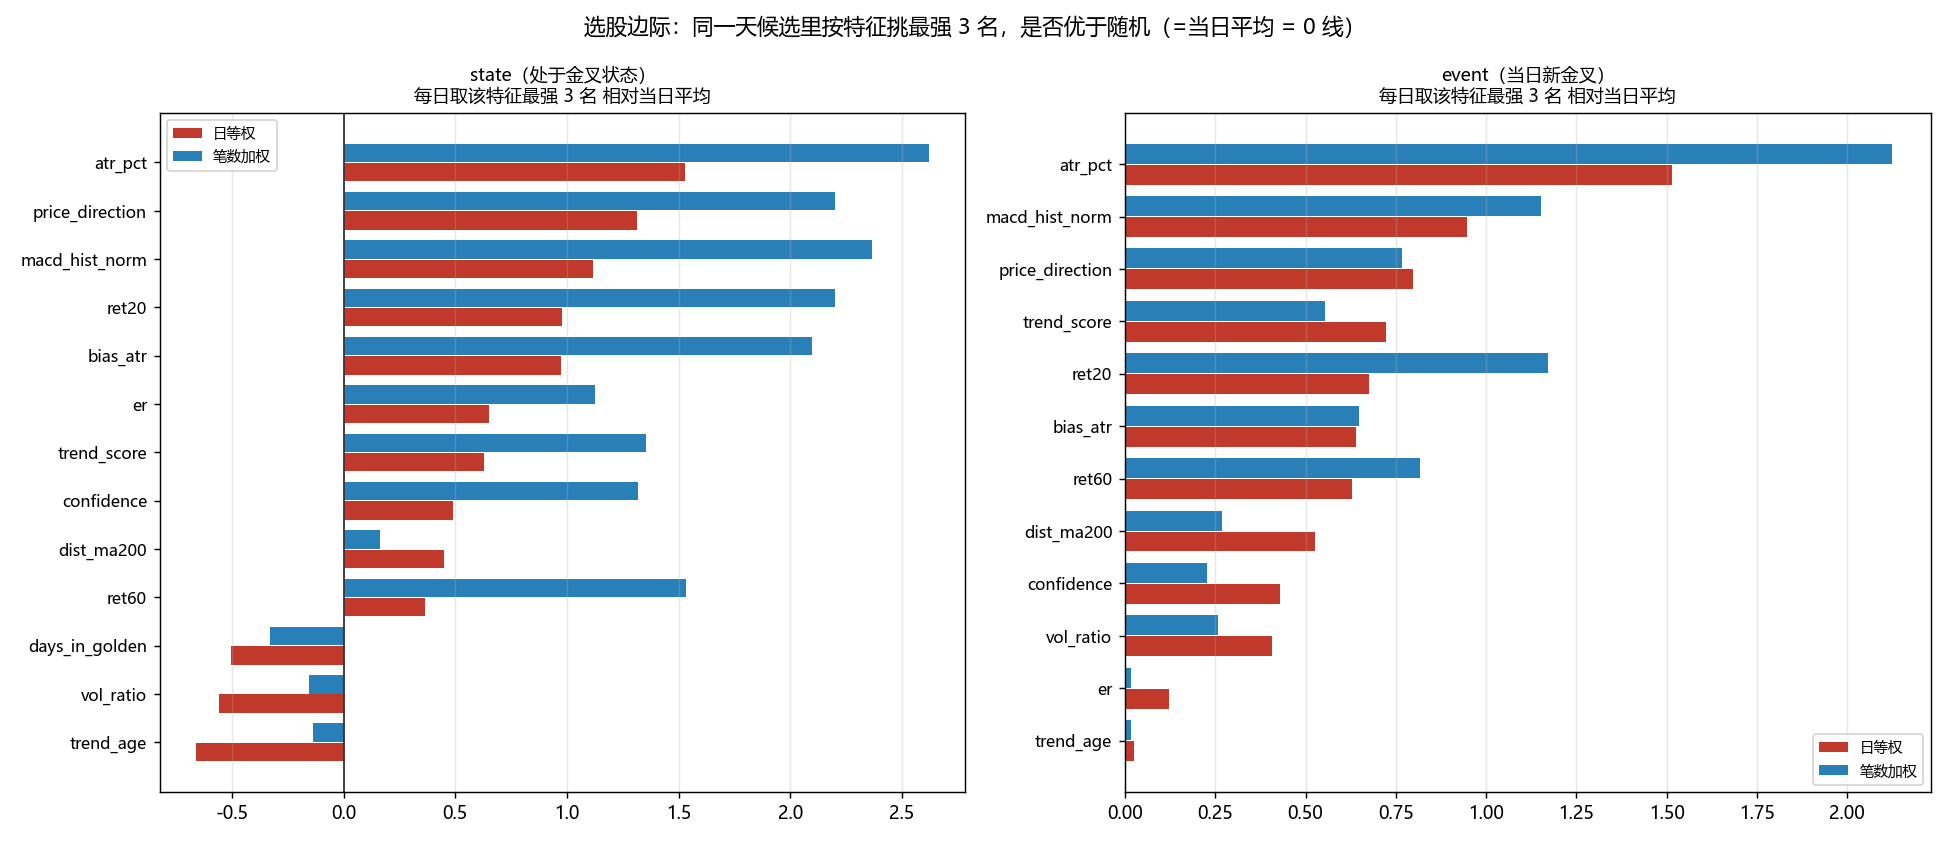

This chart was generated by the following Python code:
"""选股边际（selection edge）：直接回答「每天按这个特征挑前几名，到底有没有用」。

口径设计（关键）：
  - 只做**日内横截面**：同一天的候选互相比较，再对交易日等权平均。
    这是选股决策的真实形态（"今天这批候选里挑谁"），也是唯一能排除
    「市场涨跌」这个共同项的口径。
  - 双权重报告：
      day-equal   —— 每个交易日等权（回答"典型的一天里排序有没有用"）
      pp-weighted —— 以交易笔数加权（回答"平均每笔交易差多少"）
    两者背离时说明效应被少数高离散交易日主导，不可作为规则依据 ——
    必须两个口径同号才算稳健。
  - 同时报分半稳定（<=2020 vs >=2021）。
  - 随机基准 = 当日平均（构造上为 0），故任何边际都是相对随机的增益。

输出: data/selection_edge.csv, data/selection_edge_daily.csv, selection_edge.png
"""
from __future__ import annotations

import warnings
from pathlib import Path

import numpy as np
import pandas as pd

warnings.filterwarnings("ignore")

HERE = Path(__file__).resolve().parent
DATA = HERE / "data"

FEATURES = [
    "trend_score", "price_direction", "confidence", "er", "vol_ratio",
    "bias_atr", "atr_pct", "ret20", "ret60", "dist_ma200",
    "macd_hist_norm", "days_in_golden", "trend_age",
]
TARGETS = ["ret_net_pct", "fwd20"]
TOPK = 3
MIN_CANDIDATES = 10
SPLIT = pd.Timestamp("2021-01-01")


def per_day(d: pd.DataFrame, feat: str, target: str, k: int) -> pd.DataFrame:
    """逐日：当日候选数、当日平均、按 feat 降序前 k 名与后 k 名的均值。"""
    recs = []
    for day, g in d.groupby("date", sort=True):
        sub = g[[feat, target]].dropna()
        if len(sub) < MIN_CANDIDATES or sub[feat].nunique() < 5:
            continue
        m = float(sub[target].mean())
        ordered = sub.sort_values(feat, ascending=False)[target]
        recs.append(
            {
                "date": day,
                "n": len(sub),
                "day_mean": m,
                "top": float(ordered.head(k).mean()) - m,
                "bottom": float(ordered.tail(k).mean()) - m,
            }
        )
    return pd.DataFrame(recs)


def summarize(rec: pd.DataFrame) -> dict:
    if rec.empty:
        return {}
    w = rec["n"].to_numpy(dtype=float)
    return {
        "days": int(len(rec)),
        "day_equal_pp": float(rec["top"].mean()),
        "pp_weighted_pp": float(np.average(rec["top"], weights=w)),
        "win_day_pct": float((rec["top"] > 0).mean()),
        "bottom_day_equal_pp": float(rec["bottom"].mean()),
        "top_minus_bottom_pp": float((rec["top"] - rec["bottom"]).mean()),
    }


def main() -> None:
    rows: list[dict] = []
    daily_all: list[pd.DataFrame] = []
    for kind in ("state", "event"):
        df = pd.read_csv(DATA / f"entry_quality_{kind}.csv", parse_dates=["date"])
        print(f"\n{'=' * 104}\n[{kind} 口径] 每交易日候选中位数 "
              f"{df.groupby('date').size().median():.0f}  交易日 {df['date'].nunique()}  "
              f"总入场样本 {len(df):,}")
        for target in TARGETS:
            print(f"\n--- 目标 = {target}；每日按特征降序取前 {TOPK} 名（相对当日平均，单位 pp）---")
            print(f"{'特征':16s} {'日等权':>9s} {'笔数加权':>9s} {'胜日占比':>8s} "
                  f"{'前3-后3':>9s} {'前半段':>9s} {'后半段':>9s}  {'判定':>8s}")
            for feat in FEATURES:
                if df[feat].notna().sum() < 500 or df[feat].nunique() < 10:
                    continue
                rec = per_day(df, feat, target, TOPK)
                if rec.empty:
                    continue
                s = summarize(rec)
                h1 = summarize(per_day(df[df["date"] < SPLIT], feat, target, TOPK))
                h2 = summarize(per_day(df[df["date"] >= SPLIT], feat, target, TOPK))
                m1 = h1.get("day_equal_pp", np.nan)
                m2 = h2.get("day_equal_pp", np.nan)
                signs = [s["day_equal_pp"], s["pp_weighted_pp"], m1, m2]
                if all(np.isfinite(x) and x > 0 for x in signs):
                    verdict = "★稳健为正"
                elif all(np.isfinite(x) and x < 0 for x in signs):
                    verdict = "☆一致为负"
                elif not np.isfinite(m1) or not np.isfinite(m2) or m1 * m2 < 0:
                    verdict = "分半异号"
                else:
                    verdict = "口径背离"
                print(f"{feat:16s} {s['day_equal_pp'] * 100:>+8.3f}p "
                      f"{s['pp_weighted_pp'] * 100:>+8.3f}p {s['win_day_pct']:>8.1%} "
                      f"{s['top_minus_bottom_pp'] * 100:>+8.3f}p "
                      f"{m1 * 100:>+8.3f}p {m2 * 100:>+8.3f}p  {verdict:>8s}")
                rows.append({"kind": kind, "target": target, "feature": feat, "topk": TOPK,
                             **s, "half1_day_equal_pp": m1, "half2_day_equal_pp": m2,
                             "verdict": verdict})
                daily_all.append(rec.assign(kind=kind, target=target, feature=feat))

    out = pd.DataFrame(rows)
    out.to_csv(DATA / "selection_edge.csv", index=False)
    pd.concat(daily_all, ignore_index=True).to_csv(DATA / "selection_edge_daily.csv", index=False)
    print(f"\n输出 -> {DATA / 'selection_edge.csv'}")

    import matplotlib

    matplotlib.use("Agg")
    import matplotlib.pyplot as plt

    plt.rcParams["font.sans-serif"] = ["Microsoft YaHei", "SimHei", "DejaVu Sans"]
    plt.rcParams["axes.unicode_minus"] = False
    fig, axes = plt.subplots(1, 2, figsize=(15, 6.5))
    for ax, kind, title in zip(axes, ("state", "event"), ("state（处于金叉状态）", "event（当日新金叉）")):
        sub = out[(out["target"] == "ret_net_pct") & (out["kind"] == kind)].sort_values("day_equal_pp")
        y = np.arange(len(sub))
        ax.barh(y - 0.2, sub["day_equal_pp"] * 100, height=0.38, color="#c0392b", label="日等权")
        ax.barh(y + 0.2, sub["pp_weighted_pp"] * 100, height=0.38, color="#2980b9", label="笔数加权")
        ax.set_yticks(y)
        ax.set_yticklabels(sub["feature"], fontsize=9)
        ax.axvline(0, color="#333", lw=1)
        ax.set_title(f"{title}\n每日取该特征最强 3 名 相对当日平均", fontsize=10)
        ax.grid(alpha=0.3, axis="x")
        ax.legend(fontsize=8)
    fig.suptitle("选股边际：同一天候选里按特征挑最强 3 名，是否优于随机（=当日平均 = 0 线）", fontsize=12)
    fig.tight_layout()
    fig.savefig(HERE / "selection_edge.png", dpi=130)
    print(f"图 -> {HERE / 'selection_edge.png'}")


if __name__ == "__main__":
    main()
